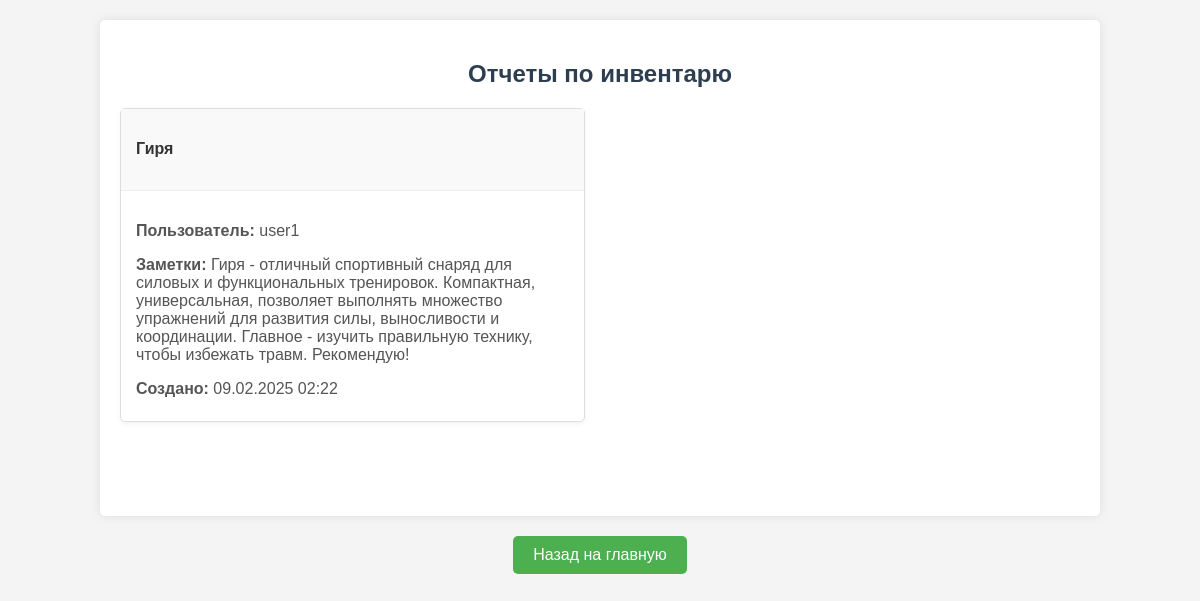
Page /inventory/reports/ (signed in) on the committed database.
### invpage/models.py (models this page shows, shortened)
class UsageReport(models.Model):
    user = models.ForeignKey(settings.AUTH_USER_MODEL, on_delete=models.CASCADE, verbose_name=_("Пользователь"), default=1)
    item = models.ForeignKey('InventoryItem', on_delete=models.CASCADE, verbose_name=_("Инвентарь"))
    notes = models.TextField(verbose_name=_("Заметки"))
    created_at = models.DateTimeField(auto_now_add=True)
    class Meta:
        verbose_name = _("отчет об использовании")
        verbose_name_plural = _("Отчеты об использовании")

class InventoryItem(models.Model):
    name = models.CharField(max_length=255, verbose_name=_("Название"))
    description = models.TextField(verbose_name=_("Описание"))
    status = models.CharField(max_length=50, default='Исправен', verbose_name=_("Статус"))
    item_id = models.AutoField(primary_key=True)
    quantity = models.PositiveIntegerField(default=0, verbose_name=_("Количество"))
    class Meta:
        verbose_name = _("предмет инвентаря")
        verbose_name_plural = _("Предметы инвентаря")

### main/models.py (models this page shows, shortened)
class UserRegistration(AbstractUser):
    username = models.CharField(max_length=150, unique=True)
    email = models.EmailField(unique=True)
    password = models.CharField(max_length=128)
    token_timestamp = models.DateTimeField(null=True, blank=True)
    USERNAME_FIELD = 'username'
    REQUIRED_FIELDS = ['email']
    last_login = models.DateTimeField(null=True, blank=True)

### invpage/views.py (the view)
# urls.py: path('reports/', reports_view, name='reports'),
@login_required
def reports_view(request):
    inventory_requests = InventoryRequest.objects.all()
    inventory_items = InventoryItem.objects.all()
    ownerships = Ownership.objects.all()
    purchase_plans = PurchasePlan.objects.all()
    usage_reports = UsageReport.objects.all()
    context = {
        'inventory_requests': inventory_requests,
        'inventory_items': inventory_items,
        'ownerships': ownerships,
        'purchase_plans': purchase_plans,
        'usage_reports': usage_reports,
    }
    return render(request, 'invpage/reports.html', context)

### invpage/templates/invpage/reports.html (shortened to what this page needs)
{% load static %}
<!DOCTYPE html>
<html lang="ru">
<head>
    <link rel="stylesheet" href="{% static 'invpage/css/reports.css' %}">
</head>
<body>
    <div class="container">
        <h2>Отчеты по инвентарю</h2>
        <section id="usage_reports">
            {% if usage_reports %}
                <div class="row">
                    {% for report in usage_reports %}
                        <div class="col-md-6 mb-4">
                            <div class="report-card">
                                <div class="card-header">
                                    <h4>{{ report.item.name }}</h4>
                                </div>
                                <div class="card-body">
                                    <p><strong>Пользователь:</strong> {{ report.user.username }}</p>
                                    <p><strong>Заметки:</strong> {{ report.notes }}</p>
                                    <p><strong>Создано:</strong> {{ report.created_at|date:"d.m.Y H:i" }}</p>
                                </div>
                            </div>
                        </div>
                    {% endfor %}
                </div>
            {% else %}
                <div class="alert-info">
                    Нет отчетов об использовании.
                </div>
            {% endif %}
        </section>
    </div>
    <div class="button-container">
        <a href="{% url 'index' %}">Назад на главную</a>
    </div>
</body>
</html>

### invpage/static/invpage/css/reports.css (style rules this page uses)
body { font-family: Arial, sans-serif; margin: 0; padding: 0; background-color: #f4f4f4; }
.container { width: 80%; margin: 20px auto; padding: 20px; background-color: #fff; box-shadow: 0 0 10px rgba(0, 0, 0, 0.1); border-radius: 5px; }
h2 { text-align: center; margin: 20px 0; font-size: 24px; color: #2c3e50; }
section { margin-bottom: 30px; }
.row { display: flex; flex-wrap: wrap; margin-right: -15px; margin-left: -15px; }
.col-md-6 { flex: 0 0 50%; max-width: 50%; padding-right: 15px; padding-left: 15px; box-sizing: border-box; }
.mb-4 { margin-bottom: 1.5rem !important; }
.report-card { border: 1px solid #ddd; border-radius: 5px; margin-bottom: 20px; box-shadow: 0 2px 5px rgba(0, 0, 0, 0.05); }
.card-header { background-color: #f9f9f9; padding: 10px 15px; border-bottom: 1px solid #eee; font-weight: bold; color: #333; }
.card-body { padding: 15px; }
.card-body p { margin-bottom: 8px; color: #555; }
.button-container { text-align: center; margin-top: 20px; margin-bottom: 20px; }
.button-container a { display: inline-block; padding: 10px 20px; background-color: #4CAF50; color: white; text-decoration: none; border-radius: 5px; transition: background-color 0.3s; }

### rows in the picture
UsageReport: item.name "Гиря", user.username "user1", notes "Гиря - отличный спортивный снаряд для силовых и функциональных тренировок. Компактная, универсальная, позволяет выполнять множество упражнений для развития силы, выносливости и координации. Главное - изучить правильную технику, чтобы избежать травм. Рекомендую!", created_at "09.02.2025 02:22"
